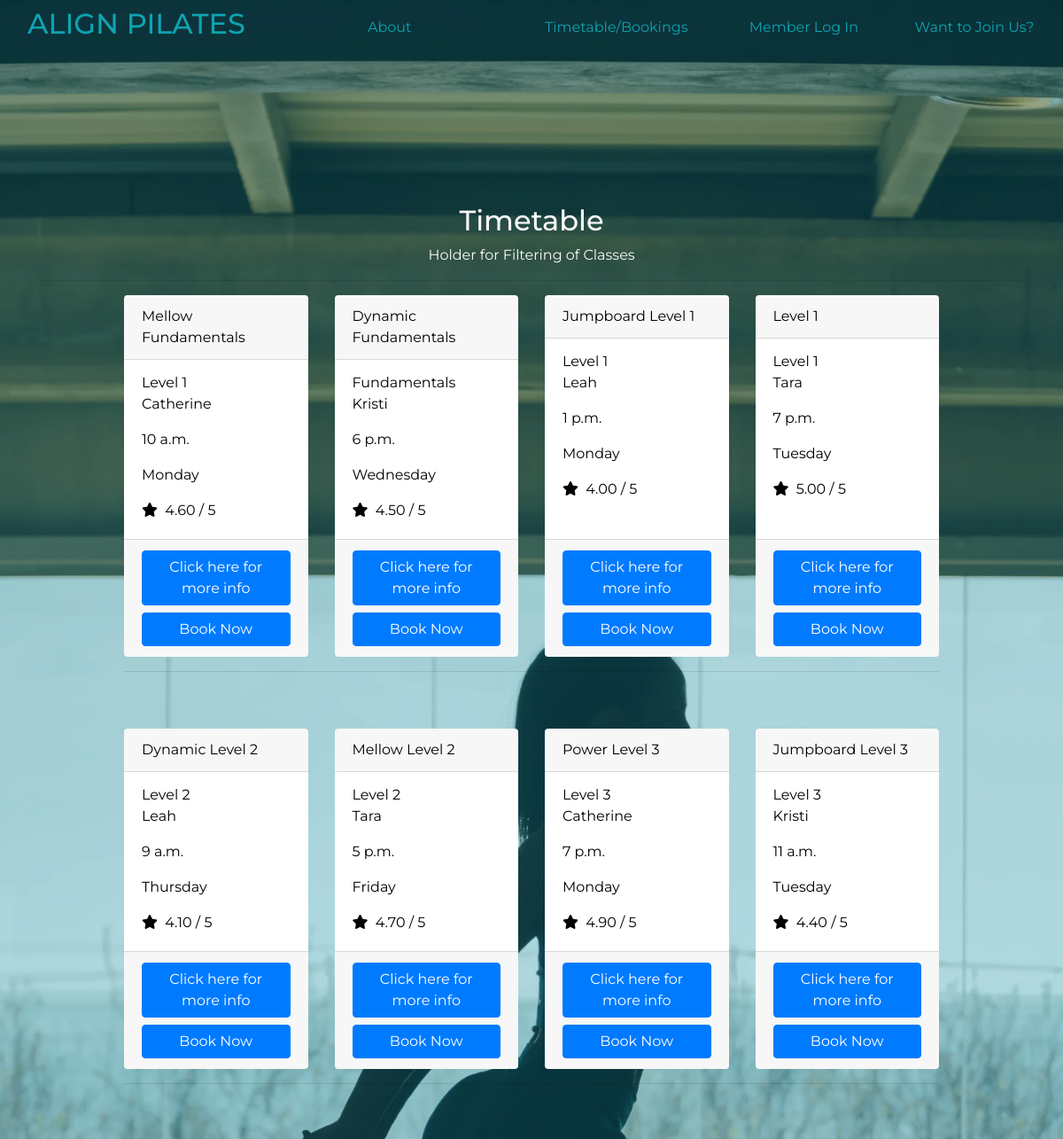
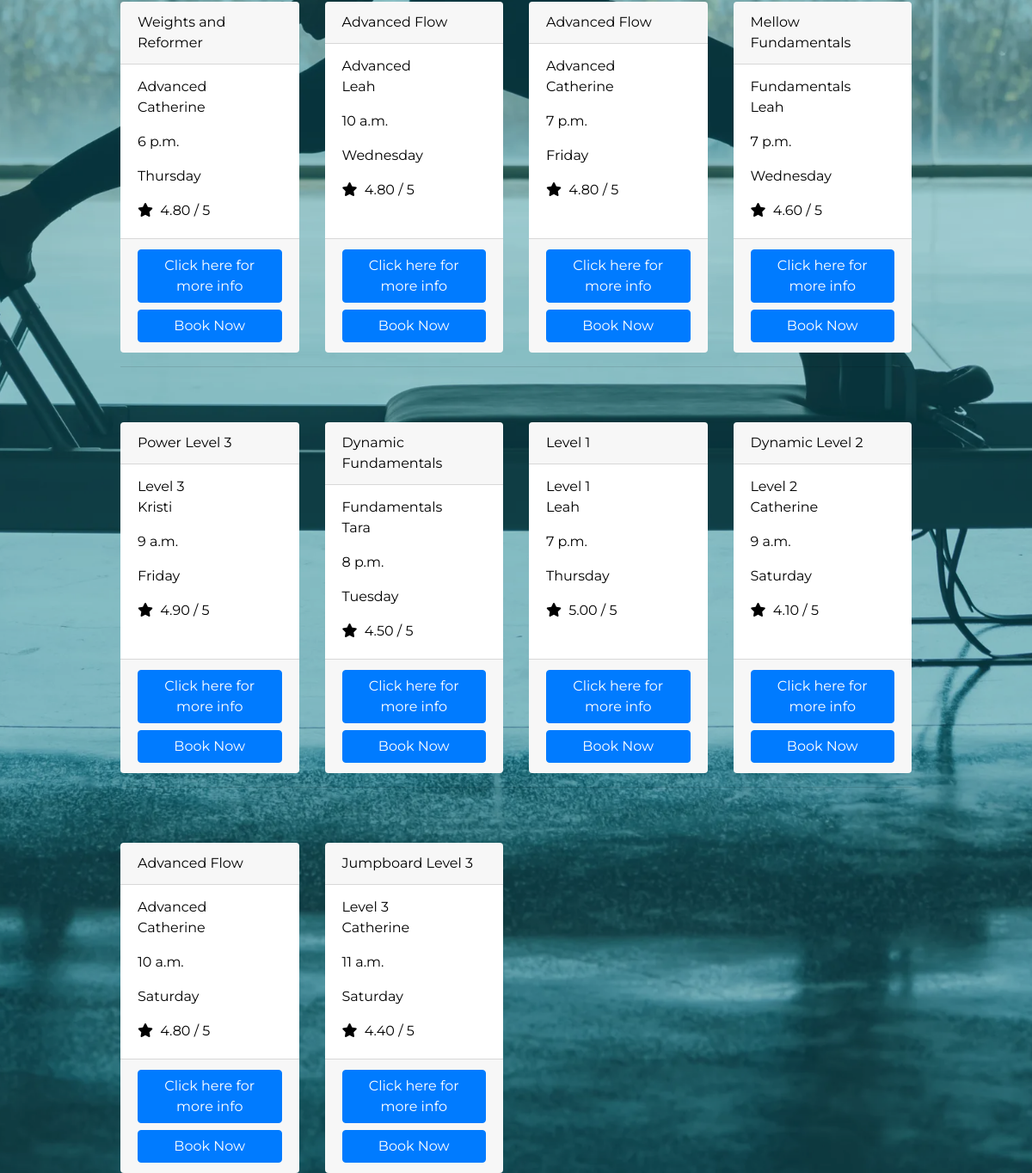
/classes/, run on the app's committed database (2 pictures, top to bottom).
### classes/models.py (models this page shows, shortened)
class Class_Type(models.Model):
    name = models.CharField(max_length=254)
    level = models.ForeignKey('Level', null=True, blank=True, on_delete=models.SET_NULL)
    description = models.TextField()
    teacher = models.CharField(max_length=254)
    cost = models.DecimalField(max_digits=4, decimal_places=2)
    time = models.TimeField()
    day = models.CharField(max_length=9)
    rating = models.DecimalField(max_digits=6, decimal_places=2, null=True, blank=True)

class Level(models.Model):
    name = models.CharField(max_length=254)
    friendly_name = models.CharField(max_length=254, null=True, blank=True)
    def __str__(self):
        return self.name

### classes/views.py (the view)
# urls.py: path('', views.all_classes, name='classes'),
def all_classes(request):
    class_types = Class_Type.objects.all
    context = {
        'class_types': class_types,
    }
    return render(request, 'classes/classes.html', context )

### classes/templates/classes/classes.html (shortened to what this page needs)
{% extends 'base.html' %}
{% load static %}
{% block page_header %}
    <div class="container header-container">
    </div>
{% endblock %}
{% block content %}
    <div class="overlay"></div>
    <div class="container class-list">
        <div class="row">
            <div class="col text-center mt-3">
               <h2>Timetable</h2>
               <p>Holder for Filtering of Classes</p>
               <hr>
            </div>
        </div>
        <div class="row">
            <div class="class-container col-10 offset-1">
                <div class="row">
                    {% for class in class_types %}
                    <div class="col-sm-6 col-md-6 col-lg-4 col-xl-3 class-cards">
                        <div class="card h-100 border-0">
                            <div class="card-header">{{ class.name }}</div>
                            <div class="card-body">
                                <p class="card-subtitle">{{ class.level }}</p>
                                <p class="card-text">{{ class.teacher }}</p>
                                <p class="card-text">{{ class.time }}</p>
                                <p class="card-text">{{ class.day }}</p>
                                {% if class.rating %}
                                <p class="card-text"><i class="fas fa-star mr-1"></i> {{ class.rating }} / 5</p>
                                {% else %}
                                <p class="card-text">No Rating</p>
                                {% endif %}
                            </div>
                            <div class="card-footer">
                                <a href="{% url 'class_type' class.id %}" class="btn btn-primary btn-block">Click here for more info</a>
                                <a href="#" class="btn btn-primary btn-block">Book Now</a>
                            </div>
                        </div>
                    </div>
                        {% if forloop.counter|divisibleby:4 %}
                            <div class="col-12 d-none d-xl-block mb-5">
                                <hr>
                            </div>
                        {% endif %}
                    {% endfor %}
                </div>
            </div>
        </div>
    </div>
{% endblock %}

### static/css/base.css (style rules this page uses)
html { height: 100%; }
body { background: url('/media/site-header.webp') no-repeat center center fixed; height: calc(100vh - 164px); background-size: cover; color: #fafafa; font-family: 'Montserrat'; }
.header-container { height: 164px; }
.class-list { padding-top: 50px; }
a { color: #0FA3B1; }
.class-cards { color: black !important; }
.overlay { height: 100%; width: 100%; top: 0; left: 0; position: fixed; background: #0FA3B1; opacity: 0.3; z-index: -1; }

### data on the page
Class_Type: name "Mellow Fundamentals", level "Level 1", teacher "Catherine", time "10 a.m.", day "Monday", rating "4.60"
Class_Type: name "Dynamic Fundamentals", level "Fundamentals", teacher "Kristi", time "6 p.m.", day "Wednesday", rating "4.50"
Class_Type: name "Jumpboard Level 1", level "Level 1", teacher "Leah", time "1 p.m.", day "Monday", rating "4.00"
Class_Type: name "Level 1", level "Level 1", teacher "Tara", time "7 p.m.", day "Tuesday", rating "5.00"
Class_Type: name "Dynamic Level 2", level "Level 2", teacher "Leah", time "9 a.m.", day "Thursday", rating "4.10"
Class_Type: name "Mellow Level 2", level "Level 2", teacher "Tara", time "5 p.m.", day "Friday", rating "4.70"
Class_Type: name "Power Level 3", level "Level 3", teacher "Catherine", time "7 p.m.", day "Monday", rating "4.90"
Class_Type: name "Jumpboard Level 3", level "Level 3", teacher "Kristi", time "11 a.m.", day "Tuesday", rating "4.40"
Class_Type: name "Weights and Reformer", level "Advanced", teacher "Catherine", time "6 p.m.", day "Thursday", rating "4.80"
Class_Type: name "Advanced Flow", level "Advanced", teacher "Leah", time "10 a.m.", day "Wednesday", rating "4.80"
Class_Type: name "Advanced Flow", level "Advanced", teacher "Catherine", time "7 p.m.", day "Friday", rating "4.80"
Class_Type: name "Mellow Fundamentals", level "Fundamentals", teacher "Leah", time "7 p.m.", day "Wednesday", rating "4.60"
Class_Type: name "Power Level 3", level "Level 3", teacher "Kristi", time "9 a.m.", day "Friday", rating "4.90"
Class_Type: name "Dynamic Fundamentals", level "Fundamentals", teacher "Tara", time "8 p.m.", day "Tuesday", rating "4.50"
Class_Type: name "Level 1", level "Level 1", teacher "Leah", time "7 p.m.", day "Thursday", rating "5.00"
Class_Type: name "Dynamic Level 2", level "Level 2", teacher "Catherine", time "9 a.m.", day "Saturday", rating "4.10"
Class_Type: name "Advanced Flow", level "Advanced", teacher "Catherine", time "10 a.m.", day "Saturday", rating "4.80"
Class_Type: name "Jumpboard Level 3", level "Level 3", teacher "Catherine", time "11 a.m.", day "Saturday", rating "4.40"
